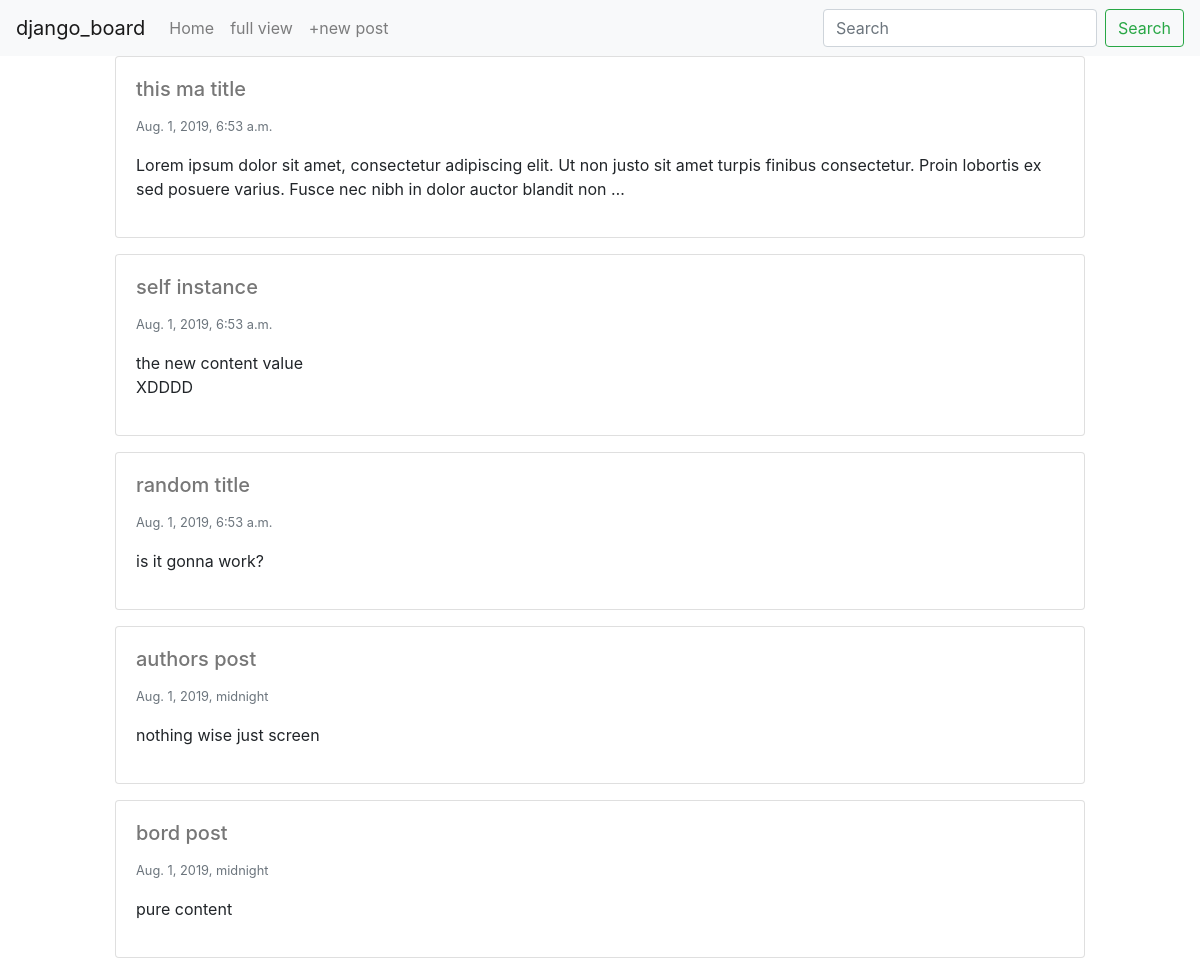
/board/, run on the app's committed database.
### board/models.py (models this page shows, shortened)
class BoardPost(models.Model):
    user = models.ForeignKey(User, default=1, null=True, on_delete=models.SET_NULL)
    image = models.ImageField(upload_to='image/', blank=True, null=True)
    title = models.CharField(max_length=120)
    slug = models.SlugField(unique=True)
    content = models.TextField(null=True, blank=True)
    publish_date = models.DateTimeField(auto_now=False, auto_now_add=False, null=True, blank=True)
    timestamp = models.DateTimeField(auto_now=True)
    updated = models.DateTimeField(auto_now=True)
    objects = BoardPostManager()
    class Meta:
        ordering = ['-publish_date', '-updated', '-timestamp']
    def get_absolute_url(self):
        return f"/board/{self.slug}"

### board/views.py (the view)
# urls.py: path('', board_post_list_view),
def board_post_list_view(request):
    qs = BoardPost.objects.all().published() #queryset - list of python obj
    if request.user.is_authenticated:
        my_qs = BoardPost.objects.filter(user=request.user)
        qs = (qs | my_qs).distinct()
    template_name = 'board/list.html'
    context = {'object_list': qs}
    return render(request, template_name, context)

### board/models.py (called while the page is built)
    def published(self):
        now = timezone.now()
        return self.filter(publish_date__lte=now)

    def get_queryset(self):
         return BlogPostQueryset(self.model, using=self._db)

### board/templates/board/list.html
 {% extends 'base.html' %}
{% block content %}
<div class="row">
    {% for object in object_list %}
        {% include 'board/list-inline.html' with blog_post=object truncate=True detail=False %}
    {% endfor %}
</div>
{% endblock  %}

### board/templates/board/list-inline.html (shortened to what this page needs)
<div class="col-12 col-md-10 mb-3 mx-auto">
    <div class="card {% if not blog_post.publish_date  %} border border-warning {% endif %}">
        <div class="card-body">
            {% if not detail%}
            <a href='{{ blog_post.get_absolute_url }}' style="color: rgb(119, 119, 119);">
                <h5 class="card-title">{{ blog_post.title }}</h5>
            </a>
            {% else %}
                <h5 class="card-title">{{ blog_post.title }}</h5>
                {% if blog_post.image %}
                    <img src="{{ blog_post.image.url }}" class="card-img-top" />
                {% endif %}
            {% endif %}
            <p class="card-text">
                <small class="text-muted">{{ blog_post.publish_date }}</small>
                {% if truncate %}
                    {{ blog_post.content|linebreaks|truncatewords:30 }}
                {% else %}
                    {{ blog_post.content|linebreaks }}
                {% endif %}
            </p>
        </div>
    </div>
</div>

### data on the page
BoardPost: title "this ma title", publish_date "Aug. 1, 2019, 6:53 a.m.", content "Lorem ipsum dolor sit amet, consectetur adipiscing elit. Ut non justo sit amet turpis finibus consectetur. Proin lobortis ex sed posuere varius. Fusce nec nibh in dolor auctor blandit non …"
BoardPost: title "self instance", publish_date "Aug. 1, 2019, 6:53 a.m.", content "the new content value XDDDD"
BoardPost: title "random title", publish_date "Aug. 1, 2019, 6:53 a.m.", content "is it gonna work?"
BoardPost: title "authors post", publish_date "Aug. 1, 2019, midnight", content "nothing wise just screen"
BoardPost: title "bord post", publish_date "Aug. 1, 2019, midnight", content "pure content"
